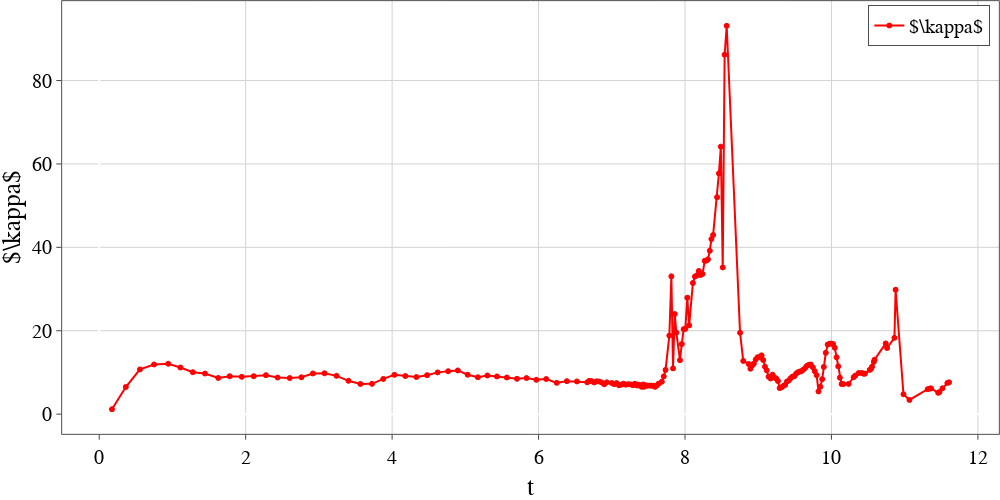

Source (notebook cell):
### Code cell
fn = "curvature_tip.png"
plot_graph([outputs['t']], [outputs['curvature_tip']], \
           ['$\kappa$'], \
           dash=['solid', 'dot', 'dash'], \
           xtitle="t", ytitle="$\kappa$", image_name=fn[:-3]+'pdf', mode=['lines+markers', 'lines+markers', 'lines+markers'], \
           colors=['red', 'black', 'black' ], \
           marker_size=5, width=1000, height=500, path=path, yanchor='top', y0_anchor=0.99, xanchor='right', x0_anchor=0.99, logx=False, logy=False)

### Figure 1 — Plotly figure (JSON) as saved in the notebook; plotly's stock layout.template omitted (floating-point values rounded to 4 significant figures; data arrays with more than 128 entries replaced by an {"elided": "..."} marker saying what was removed)
{"data": [{"line": {"color": "red", "dash": "solid", "width": 2}, "marker": {"line": {"color": "red", "width": 1}, "size": 5, "symbol": "circle"}, "mode": "lines+markers", "name": "$\\kappa$", "textfont": {"color": "LightSeaGreen", "family": "Times New Roman", "size": 18}, "type": "scatter", "x": {"elided": "194 float values"}, "y": {"elided": "194 float values"}}], "layout": {"autosize": false, "font": {"color": "Black", "family": "Times New Roman", "size": 20}, "height": 500, "legend": {"bgcolor": "White", "bordercolor": "Black", "borderwidth": 0.7, "x": 0.99, "xanchor": "right", "y": 0.99, "yanchor": "top"}, "margin": {"b": 0, "l": 0, "pad": 0.1, "r": 0, "t": 0}, "paper_bgcolor": "rgba(255, 255, 255, 1)", "plot_bgcolor": "rgba(255, 255, 255, 1)", "showlegend": true, "width": 1000, "xaxis": {"gridcolor": "lightgrey", "gridwidth": 1, "linecolor": "black", "linewidth": 0.7, "mirror": true, "showline": true, "tickfont": {"color": "black", "family": "Times New Roman", "size": 20}, "ticks": "outside", "title": {"font": {"color": "black", "family": "Times New Roman", "size": 25}, "text": "t"}}, "yaxis": {"gridcolor": "lightgrey", "gridwidth": 1, "linecolor": "black", "linewidth": 0.7, "mirror": true, "showline": true, "tickfont": {"color": "black", "family": "Times New Roman", "size": 20}, "ticks": "outside", "title": {"font": {"color": "black", "family": "Times New Roman", "size": 25}, "text": "$\\kappa$"}}}}
